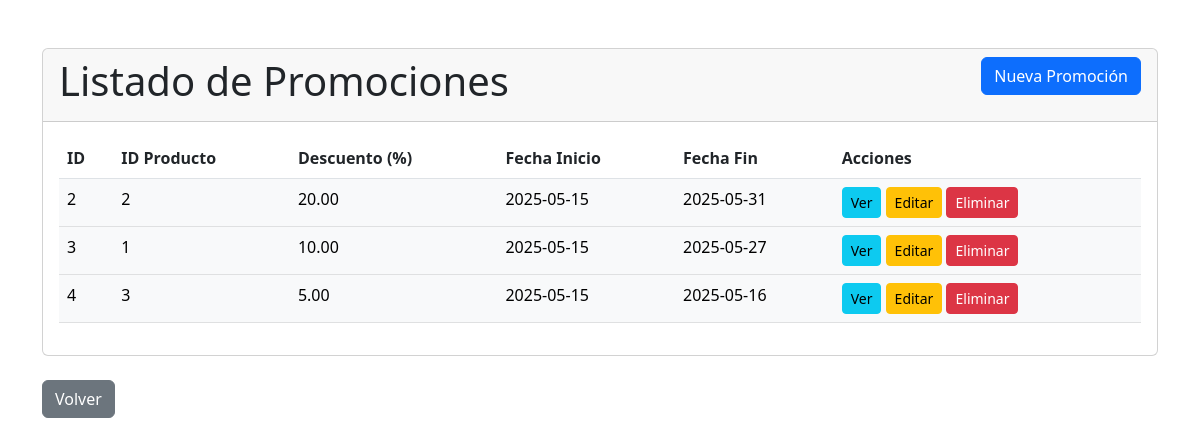
/sales_system/modules/Promociones/Views/index.php (signed in), run on the app's committed database.
### tables this page shows
CREATE TABLE IF NOT EXISTS `promociones` (
  `id` int NOT NULL AUTO_INCREMENT,
  `product_id` int NOT NULL,
  `discount_percent` decimal(5,2) NOT NULL,
  `start_date` date NOT NULL,
  `end_date` date DEFAULT NULL,
  `created_at` timestamp NULL DEFAULT CURRENT_TIMESTAMP,
  `updated_at` timestamp NULL DEFAULT CURRENT_TIMESTAMP ON UPDATE CURRENT_TIMESTAMP,
  PRIMARY KEY (`id`),
  KEY `product_id` (`product_id`)
);

### sales_system/modules/Promociones/Controllers/PromocionesController.php (called while the page is built, shortened)
<?php
require_once __DIR__ . '/../Model/Promociones.php';
class PromocionesController {
    private $conn;
    public function __construct($conn) {
        $this->conn = $conn;
    }
    public function getAllPromotions() {
    $result = $this->conn->query("SELECT * FROM promociones ORDER BY start_date DESC");
    $promotions = [];
    if ($result && $result->num_rows > 0) {
        while ($row = $result->fetch_assoc()) {
            $promotions[] = new Promotion(
                $row['id'],
                $row['product_id'],
                $row['discount_percent'],
                $row['start_date'],
                $row['end_date'],
                $row['created_at'],
                $row['updated_at']
            );
        }
    }
    return $promotions;
}
}

### sales_system/modules/Promociones/Model/Promociones.php (called while the page is built, shortened)
<?php
class Promotion {
    public function __construct($id, $product_id, $discount_percent, $start_date, $end_date = null, $created_at = null, $updated_at = null) {
        $this->id = $id;
        $this->product_id = $product_id;
        $this->discount_percent = $discount_percent;
        $this->start_date = $start_date;
        $this->end_date = $end_date;
    }
}

### sales_system/modules/Promociones/Views/index.php (the view, shortened to what this page needs)
<?php
require_once __DIR__ . '/../../../db.php';
require_once __DIR__ . '/../Model/Promociones.php';
require_once __DIR__ . '/../Controllers/PromocionesController.php';
$promocionesController = new PromocionesController($conn);
$promociones = $promocionesController->getAllPromotions();
?>
<!DOCTYPE html>
<html lang="es">
<head>
    <link href="https://cdn.jsdelivr.net/npm/bootstrap@5.3.0/dist/css/bootstrap.min.css" rel="stylesheet">
</head>
<body class="p-4">
    <div class="container mt-4">
        <div class="card">
            <div class="card-header">
                <h1>Listado de Promociones
                    <a href="create.php" class="btn btn-primary float-end">Nueva Promoción</a>
                </h1>
            </div>
            <div class="card-body">
                    <table class="table ">
                        <thead>
                            <tr>
                                <th>ID</th>
                                <th>ID Producto</th>
                                <th>Descuento (%)</th>
                                <th>Fecha Inicio</th>
                                <th>Fecha Fin</th>
                                <th>Acciones</th>
                            </tr>
                        </thead>
                        <tbody>
                            <?php if (empty($promociones)): ?>
                                <tr><td colspan="6" class="text-center">No hay promociones registradas.</td></tr>
                            <?php else: ?>
                                <?php foreach ($promociones as $promo): ?>
                                    <tr class="table-light">
                                        <td><?= htmlspecialchars($promo->id) ?></td>
                                        <td><?= htmlspecialchars($promo->product_id) ?></td>
                                        <td><?= htmlspecialchars($promo->discount_percent) ?></td>
                                        <td><?= htmlspecialchars($promo->start_date) ?></td>
                                        <td><?= htmlspecialchars($promo->end_date ?? 'Indefinida') ?></td>
                                        <td>
                                            <a href="show.php?product_id=<?= $promo->product_id ?>" class="btn btn-info btn-sm">Ver</a>
                                            <a href="edit.php?product_id=<?= $promo->product_id ?>" class="btn btn-warning btn-sm">Editar</a>
                                            <a href="delete.php?id=<?= $promo->id ?>" class="btn btn-danger btn-sm" onclick="return confirm('¿Eliminar esta promoción?');">Eliminar</a>
                                        </td>
                                    </tr>
                                <?php endforeach; ?>
                            <?php endif; ?>
                        </tbody>
                    </table>
            </div>
        </div>
        <a href="../../../dashboard.php" class="btn btn-secondary mt-4">Volver</a>
    </div>
</body>
</html>

### data on the page
promociones: id "2", product "2", discount_percent "20.00", start_date "2025-05-15", end_date "2025-05-31"
promociones: id "3", product "1", discount_percent "10.00", start_date "2025-05-15", end_date "2025-05-27"
promociones: id "4", product "3", discount_percent "5.00", start_date "2025-05-15", end_date "2025-05-16"
